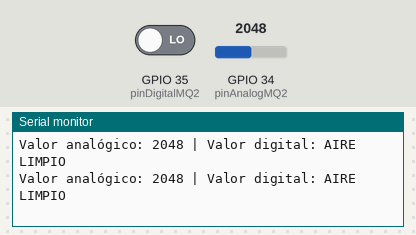
Simulated run of this sketch. Board: ESP32. Shown: the last lines printed to the serial monitor. Inputs (shaded band) come from the test bench; at power-on: GPIO 35 (pinDigitalMQ2) LOW, GPIO 34 (pinAnalogMQ2) = 2048.

Above: at 1.8 s.
1.9 s: GPIO 35 (pinDigitalMQ2) driven HIGH
At 2.5 s:
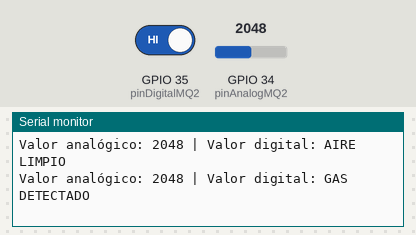
4.5 s: GPIO 34 (pinAnalogMQ2) set to 2866
At 5.8 s:
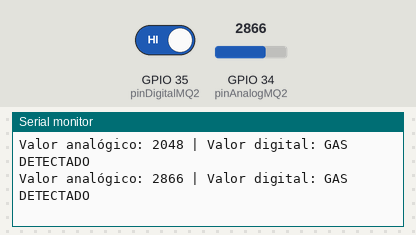
6.0 s: GPIO 34 (pinAnalogMQ2) set to 3603
At 6.8 s:
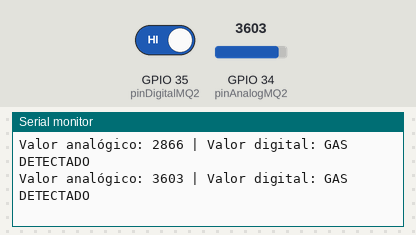
7.5 s: GPIO 35 (pinDigitalMQ2) driven LOW
At 8.4 s:
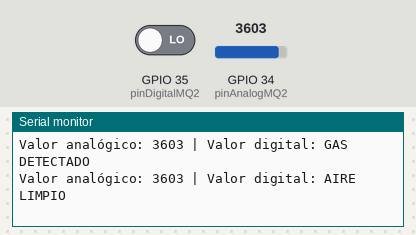
Timing chart, 0 to 10.0 s (numbered marks = the images above; inputs shaded):
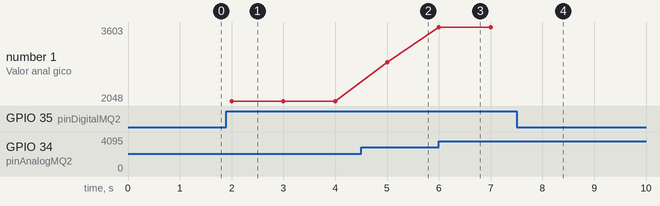

The sketch:

practica6_detector_gas.ino
```cpp
//Codigo sin filtro
// Pines usados
const int pinAnalogMQ2 = 34;  // AOUT
const int pinDigitalMQ2 = 35; // DOUT

void setup() {
  Serial.begin(115200);
  pinMode(pinDigitalMQ2, INPUT);
}

void loop() {
  int valorAnalogico = analogRead(pinAnalogMQ2);   // Lectura analógica
  int valorDigital = digitalRead(pinDigitalMQ2);   // Lectura digital

  Serial.print("Valor analógico: ");
  Serial.print(valorAnalogico);
  Serial.print(" | Valor digital: ");
  Serial.println(valorDigital ? "GAS DETECTADO" : "AIRE LIMPIO");

  delay(1000); // Esperar 1 segundo
}
```

Measured:
- after the input at 1.9 s, the serial monitor: prints a new line after 0.10 s (image 1)
- after the input at 4.5 s, the serial monitor: prints a new line after 0.50 s (image 2)
- after the input at 6.0 s, the serial monitor: prints a new line at once (image 3)
- after the input at 7.5 s, the serial monitor: prints a new line after 0.50 s (image 4)
- plotted number 1: 2048 → 2866 after the input at 4.5 s, 2866 → 3603 after the input at 6.0 s
